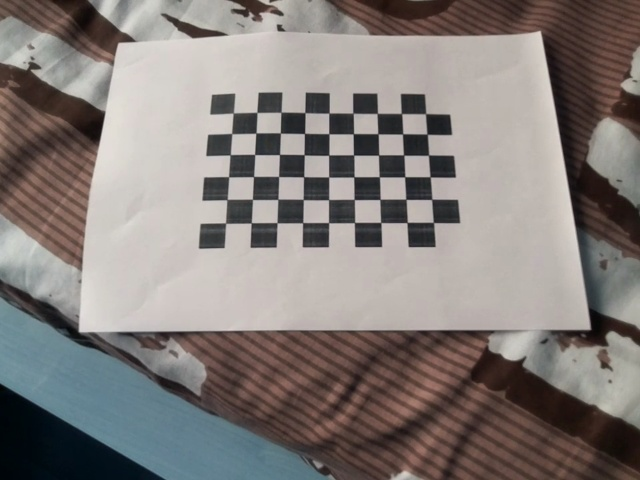
#> input picture TFG/Main Programs/taller-dron-Tello/Lib/Img_Calibracion/image_00.jpg, 640 x 480 px; its folder holds only this picture in this run
$ python calibrar_camara_tello.py
#> lines starting #> are read from the running program, lines starting #| are printed output that depends on the picture; after the words box and inside, x2 and y2 are one past the last pixel; in counts of white or black regions, pixels touching at a corner belong together; long printed decimals are rounded
import cv2
import numpy as np
import glob
import os

# Para hacer la calibración, usaremos un tablero de 10x8 (10x8 porque es la imagen que recomienda OpenCV) el cual tiene 9x6 intersecciones internas
#(las externas no nos interesan porque el borde puede ser blanco o distinto además de que cv2.findChessboardCorners no usa
# las intersecciones de los bordes.
# --- Parámetros del tablero ---
CHESSBOARD_SIZE = (9, 6)  # esquinas internas del tablero
SQUARE_SIZE = 0.015  # tamaño real del cuadro en metros (ajusta según tu impresión)

# --- Preparar puntos 3D del tablero ---
objp = np.zeros((CHESSBOARD_SIZE[0]*CHESSBOARD_SIZE[1], 3), np.float32)
objp[:, :2] = np.mgrid[0:CHESSBOARD_SIZE[0], 0:CHESSBOARD_SIZE[1]].T.reshape(-1, 2)
objp *= SQUARE_SIZE

# --- Listas para almacenar puntos de objeto e imagen ---
objpoints = []
imgpoints = []

# --- Leer todas las imágenes ---
images = glob.glob(r"C:\Tello\taller-dron-Tello\Lib\Img_Calibracion\*.jpg")
print(f"Encontradas {len(images)} imágenes.")

for fname in images:
    img = cv2.imread(fname)
#> img is the input picture: shape (480, 640, 3); mean B, G, R 122, 125.2, 131.6
    gray = cv2.cvtColor(img, cv2.COLOR_BGR2GRAY)
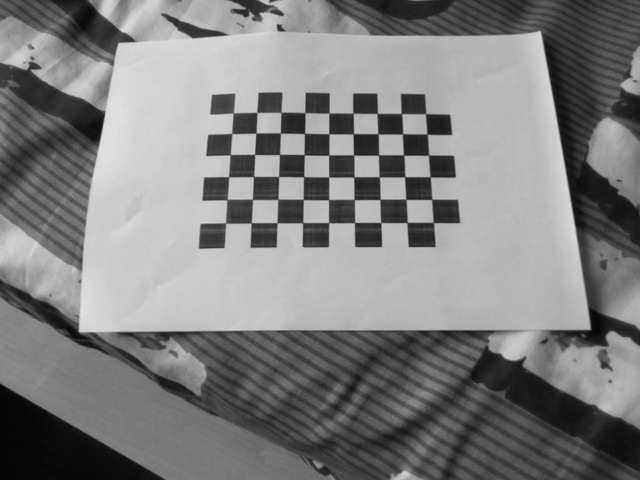
#> gray: shape (480, 640); min 1, max 225, mean 126.7

    ret, corners = cv2.findChessboardCorners(gray, CHESSBOARD_SIZE, None)
#> ret = True; corners = 54 rows, first 8: [233.1, 113.3], [256.8, 112.3], [281, 112.5], [304.8, 112.6], [329, 113], [353, 113], [377.2, 113.5], [401.5, 113.6]

    if ret:
        objpoints.append(objp)
        corners2 = cv2.cornerSubPix(gray, corners, (11, 11), (-1, -1),
                                    criteria=(cv2.TERM_CRITERIA_EPS + cv2.TERM_CRITERIA_MAX_ITER, 30, 0.001))
#> corners2 = 54 rows, first 8: [233.3, 113], [256.9, 112.4], [281, 112.3], [304.9, 112.6], [328.9, 113.1], [353, 113.3], [377.3, 113.4], [401.5, 113.5]
        imgpoints.append(corners2)
        cv2.drawChessboardCorners(img, CHESSBOARD_SIZE, corners2, ret)
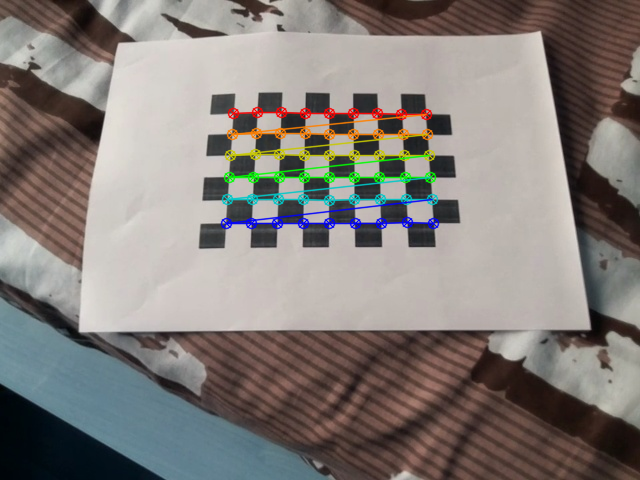
#> img: shape (480, 640, 3); 3.39% of pixels changed, all inside (x1, y1, x2, y2) = (220, 106, 440, 230)
        cv2.imshow('Calibración', img)
        cv2.waitKey(100)
    else:
        print(f"No se detectó tablero en {fname}")

cv2.destroyAllWindows()

# --- Calibrar cámara ---
ret, camera_matrix, dist_coeffs, rvecs, tvecs = cv2.calibrateCamera(objpoints, imgpoints, gray.shape[::-1], None, None)
#> ret = 0.267; camera_matrix = [[991.3, 0, 270.6], [0, 1217.1, 340.9], [0, 0, 1]]; dist_coeffs = [[1.82, -36.31, 0.0372, -0.0196, 252]]; rvecs = ([-0.639, 0.0572, 0.0248],); tvecs = ([-0.0231, -0.117, 0.629],)

print("\n✅ Calibración completada:")
print("Matriz de cámara:\n", camera_matrix)
#| Matriz de cámara:
#|  [[9.91303345e+02 0.00000000e+00 2.70633849e+02]
#|  [0.00000000e+00 1.21706759e+03 3.40917940e+02]
#|  [0.00000000e+00 0.00000000e+00 1.00000000e+00]]
print("Coeficientes de distorsión:\n", dist_coeffs.ravel())
#| Coeficientes de distorsión:
#|  [ 1.81607468e+00 -3.63057347e+01  3.72049258e-02 -1.96184622e-02
#|   2.51986653e+02]

# --- Error de reproyección ---
mean_error = 0
for i in range(len(objpoints)):
    imgpoints2, _ = cv2.projectPoints(objpoints[i], rvecs[i], tvecs[i], camera_matrix, dist_coeffs)
    error = cv2.norm(imgpoints[i], imgpoints2, cv2.NORM_L2) / len(imgpoints2)
    mean_error += error
#> this loop made 1 pass
#> (error, mean_error) on pass 1: (0.0363, 0.0363)
#> after the loop, mean_error = 0.0363
print(f"\nError de reproyección medio: {mean_error / len(objpoints):.4f}")
#| Error de reproyección medio: 0.0363

# Ruta donde se guardarán los parámetros
SAVE_PATH = r"C:\Tello\taller-dron-Tello\Lib\Parameters"
output_file = os.path.join(SAVE_PATH, "parametros_camara_tello.npz")

# Guardar resultados
np.savez(output_file, camera_matrix=camera_matrix, dist_coeffs=dist_coeffs)
print(f" Parámetros guardados en: {output_file}")

$ run again, on TFG/Main Programs/taller-dron-Tello/Lib/Img_Calibracion/imagen_01.jpg
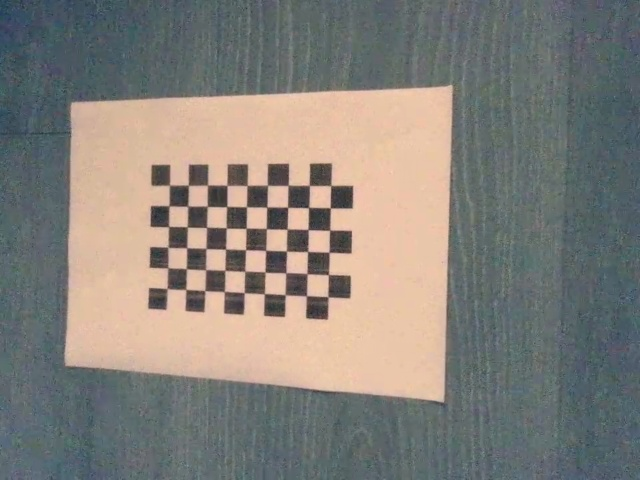
#> input picture TFG/Main Programs/taller-dron-Tello/Lib/Img_Calibracion/imagen_01.jpg, 640 x 480 px
#> img is the input picture: shape (480, 640, 3); mean B, G, R 122.5, 128.6, 132.2
#> `gray = cv2.cvtColor(img, cv2.COLOR_BGR2GRAY)`:
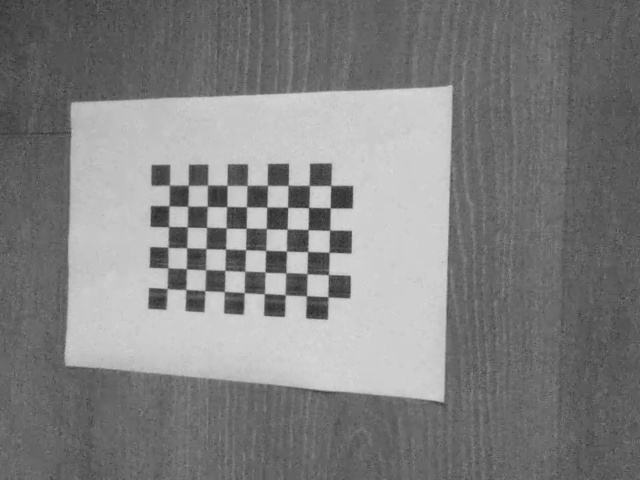
#> gray: shape (480, 640); min 36, max 218, mean 128.9
#> `ret, corners = cv2.findChessboardCorners(gray, CHESSBOARD_SIZE, None)`: ret = True; corners = 54 rows, first 8: [169.6, 185.1], [188.3, 185.2], [207.5, 185.2], [226.9, 185.5], [247.2, 185.5], [267.6, 185.2], [288.2, 185], [309.3, 185.4]
#> corners2 = 54 rows, first 8: [169.4, 185.2], [188.3, 185.3], [207.6, 185], [226.9, 185.3], [247, 185.5], [267.4, 185.4], [288.2, 185.4], [309.3, 185.4]
#> `cv2.drawChessboardCorners(img, CHESSBOARD_SIZE, corners2, ret)`:
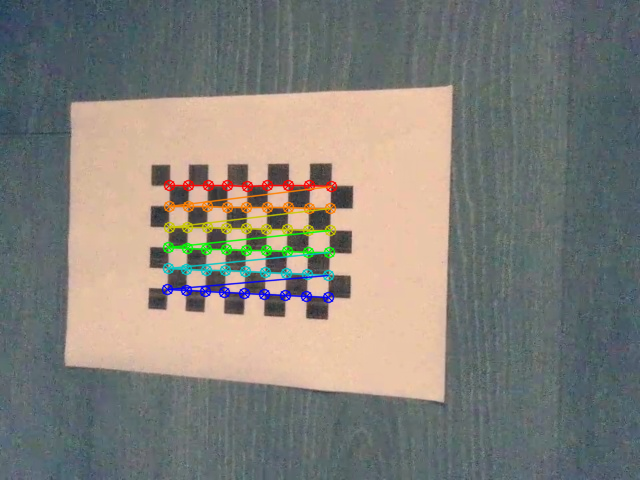
#> img: shape (480, 640, 3); 3.01% of pixels changed, all inside (x1, y1, x2, y2) = (161, 179, 338, 304)
#> `ret, camera_matrix, dist_coeffs, rvecs, tvecs = cv2.calibrateCamera(ob..`: ret = 0.167; camera_matrix = [[1494.3, 0, 337.8], [0, 1332.7, 239.4], [0, 0, 1]]; dist_coeffs = [[0.255, -10.24, -0.00384, 0.0471, -0.224]]; rvecs = ([0.000727, 0.504, 0.0255],); tvecs = ([-0.109, -0.0392, 0.956],)
#| Matriz de cámara:
#|  [[1.49430778e+03 0.00000000e+00 3.37840721e+02]
#|  [0.00000000e+00 1.33274633e+03 2.39407324e+02]
#|  [0.00000000e+00 0.00000000e+00 1.00000000e+00]]
#| Coeficientes de distorsión:
#|  [ 2.54684247e-01 -1.02354959e+01 -3.84207777e-03  4.71046542e-02
#|  -2.24159336e-01]
#> the loop `for i in range(len(objpoints)):` made 1 pass
#> (error, mean_error) on pass 1: (0.0228, 0.0228)
#> after the loop `for i in range(len(objpoints)):`: mean_error = 0.0228
#| Error de reproyección medio: 0.0228

$ run again, on TFG/Main Programs/taller-dron-Tello/Lib/Img_Calibracion/imagen_03.jpg
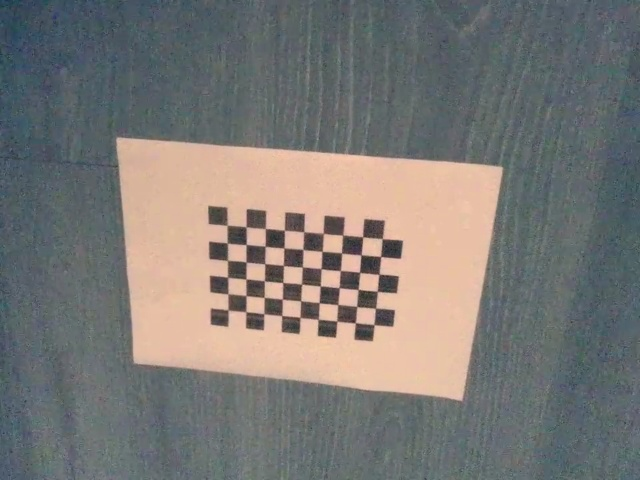
#> input picture TFG/Main Programs/taller-dron-Tello/Lib/Img_Calibracion/imagen_03.jpg, 640 x 480 px
#> img is the input picture: shape (480, 640, 3); mean B, G, R 117.8, 120.8, 123
#> `gray = cv2.cvtColor(img, cv2.COLOR_BGR2GRAY)`:
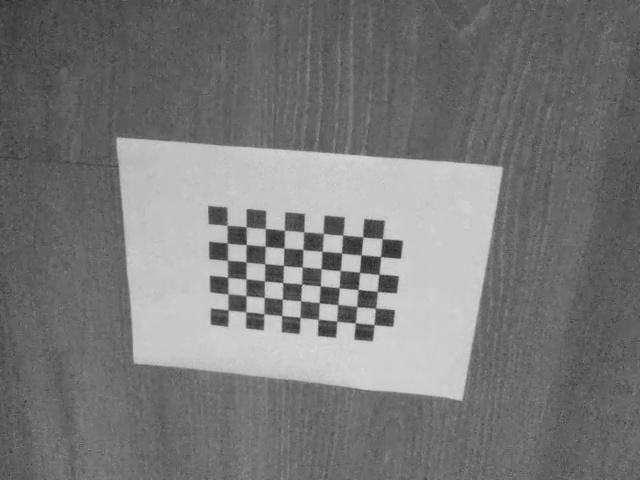
#> gray: shape (480, 640); min 32, max 216, mean 121.1
#> `ret, corners = cv2.findChessboardCorners(gray, CHESSBOARD_SIZE, None)`: ret = True; corners = 54 rows, first 8: [227.2, 225.3], [245.9, 227], [265.4, 228.6], [284.4, 230.2], [303.7, 231.6], [323.5, 233.3], [342.6, 235.3], [362.7, 236.8]
#> corners2 = 54 rows, first 8: [227.1, 225.2], [246.1, 227], [265.4, 228.5], [284.4, 230.4], [303.7, 231.9], [323.2, 233.6], [342.8, 235.1], [362.7, 236.9]
#> `cv2.drawChessboardCorners(img, CHESSBOARD_SIZE, corners2, ret)`:
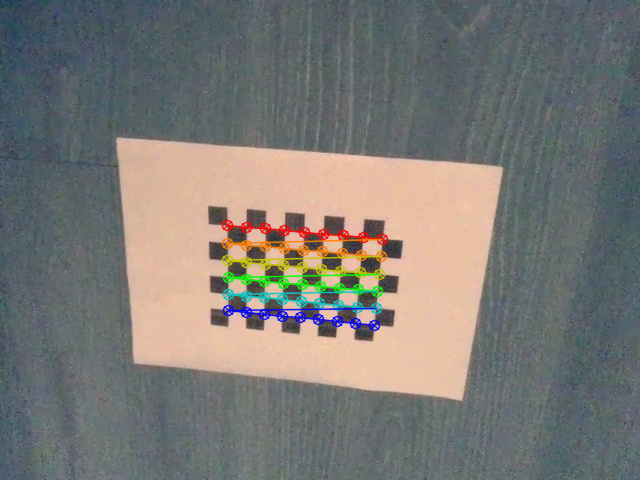
#> img: shape (480, 640, 3); 2.84% of pixels changed, all inside (x1, y1, x2, y2) = (221, 219, 389, 332)
#> `ret, camera_matrix, dist_coeffs, rvecs, tvecs = cv2.calibrateCamera(ob..`: ret = 0.155; camera_matrix = [[601.3, 0, 307.1], [0, 599.6, 246.6], [0, 0, 1]]; dist_coeffs = [[0.655, -19.51, 0.00531, 0.00226, 40.89]]; rvecs = ([0.395, 0.115, 0.0669],); tvecs = ([-0.0621, -0.0167, 0.469],)
#| Matriz de cámara:
#|  [[601.310   0.         307.138 ]
#|  [  0.         599.612 246.576]
#|  [  0.           0.           1.        ]]
#| Coeficientes de distorsión:
#|  [ 6.55423980e-01 -1.95102509e+01  5.31352292e-03  2.26117679e-03
#|   4.08917339e+01]
#> the loop `for i in range(len(objpoints)):` made 1 pass
#> (error, mean_error) on pass 1: (0.0211, 0.0211)
#> after the loop `for i in range(len(objpoints)):`: mean_error = 0.0211
#| Error de reproyección medio: 0.0211
